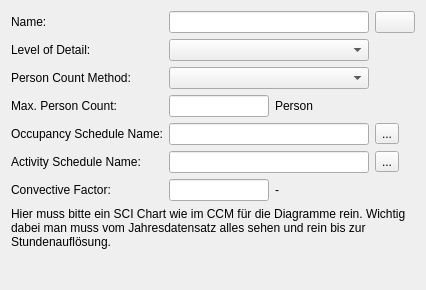
<?xml version="1.0" encoding="UTF-8"?>
<ui version="4.0">
 <class>SVDBInternalLoadsPersonEditWidget</class>
 <widget class="QWidget" name="SVDBInternalLoadsPersonEditWidget">
  <property name="sizePolicy">
   <sizepolicy hsizetype="Expanding" vsizetype="Preferred">
    <horstretch>0</horstretch>
    <verstretch>0</verstretch>
   </sizepolicy>
  </property>
  <property name="windowTitle">
   <string>Form</string>
  </property>
  <layout class="QGridLayout" name="gridLayout">
   <item row="4" column="4">
    <widget class="QToolButton" name="toolButtonSelectOccupancy">
     <property name="text">
      <string>...</string>
     </property>
    </widget>
   </item>
   <item row="5" column="4">
    <widget class="QToolButton" name="toolButtonSelectActivity">
     <property name="text">
      <string>...</string>
     </property>
    </widget>
   </item>
   <item row="3" column="1">
    <widget class="QtExt::ValidatingLineEdit" name="lineEditPersonCount">
     <property name="maximumSize">
      <size>
       <width>100</width>
       <height>16777215</height>
      </size>
     </property>
    </widget>
   </item>
   <item row="5" column="0">
    <widget class="QLabel" name="labelDisplayName_3">
     <property name="minimumSize">
      <size>
       <width>60</width>
       <height>0</height>
      </size>
     </property>
     <property name="text">
      <string>Activity Schedule Name:</string>
     </property>
    </widget>
   </item>
   <item row="1" column="1" colspan="3">
    <widget class="QComboBox" name="comboBoxCategory"/>
   </item>
   <item row="1" column="0">
    <widget class="QLabel" name="labelCategory">
     <property name="minimumSize">
      <size>
       <width>60</width>
       <height>0</height>
      </size>
     </property>
     <property name="text">
      <string>Level of Detail:</string>
     </property>
    </widget>
   </item>
   <item row="4" column="1" colspan="3">
    <widget class="QLineEdit" name="lineEditOccupancyScheduleName"/>
   </item>
   <item row="6" column="1">
    <widget class="QtExt::ValidatingLineEdit" name="lineEditConvectiveFactor">
     <property name="maximumSize">
      <size>
       <width>100</width>
       <height>16777215</height>
      </size>
     </property>
    </widget>
   </item>
   <item row="0" column="4">
    <widget class="QtExt::ColorButton" name="pushButtonPersonColor">
     <property name="sizePolicy">
      <sizepolicy hsizetype="Fixed" vsizetype="Fixed">
       <horstretch>0</horstretch>
       <verstretch>0</verstretch>
      </sizepolicy>
     </property>
    </widget>
   </item>
   <item row="6" column="2">
    <widget class="QLabel" name="labelConvectiveFactorUnit">
     <property name="text">
      <string>-</string>
     </property>
    </widget>
   </item>
   <item row="2" column="1" colspan="3">
    <widget class="QComboBox" name="comboBoxPersonMethod"/>
   </item>
   <item row="5" column="1" colspan="3">
    <widget class="QLineEdit" name="lineEditActivityScheduleName"/>
   </item>
   <item row="3" column="2">
    <widget class="QLabel" name="labelPersonCountUnit">
     <property name="text">
      <string>Person</string>
     </property>
    </widget>
   </item>
   <item row="3" column="0">
    <widget class="QLabel" name="labelPersonCount">
     <property name="text">
      <string>Max. Person Count:</string>
     </property>
    </widget>
   </item>
   <item row="4" column="0">
    <widget class="QLabel" name="labelDisplayName_2">
     <property name="minimumSize">
      <size>
       <width>60</width>
       <height>0</height>
      </size>
     </property>
     <property name="text">
      <string>Occupancy Schedule Name:</string>
     </property>
    </widget>
   </item>
   <item row="6" column="3">
    <spacer name="horizontalSpacer_2">
     <property name="orientation">
      <enum>Qt::Horizontal</enum>
     </property>
     <property name="sizeHint" stdset="0">
      <size>
       <width>50</width>
       <height>20</height>
      </size>
     </property>
    </spacer>
   </item>
   <item row="2" column="0">
    <widget class="QLabel" name="labelCategory_2">
     <property name="minimumSize">
      <size>
       <width>60</width>
       <height>0</height>
      </size>
     </property>
     <property name="text">
      <string>Person Count Method:</string>
     </property>
    </widget>
   </item>
   <item row="6" column="0">
    <widget class="QLabel" name="labelConvectiveFactor">
     <property name="text">
      <string>Convective Factor:</string>
     </property>
    </widget>
   </item>
   <item row="3" column="3">
    <spacer name="horizontalSpacer">
     <property name="orientation">
      <enum>Qt::Horizontal</enum>
     </property>
     <property name="sizeHint" stdset="0">
      <size>
       <width>50</width>
       <height>20</height>
      </size>
     </property>
    </spacer>
   </item>
   <item row="0" column="1" colspan="3">
    <widget class="QtExt::LanguageStringEditWidget1" name="lineEditName"/>
   </item>
   <item row="0" column="0">
    <widget class="QLabel" name="labelDisplayName">
     <property name="minimumSize">
      <size>
       <width>60</width>
       <height>0</height>
      </size>
     </property>
     <property name="text">
      <string>Name:</string>
     </property>
    </widget>
   </item>
   <item row="7" column="0" colspan="5">
    <widget class="QLabel" name="label">
     <property name="text">
      <string>Hier muss bitte ein SCI Chart wie im CCM für die Diagramme rein. Wichtig dabei man muss vom Jahresdatensatz alles sehen und rein bis zur Stundenauflösung.</string>
     </property>
     <property name="wordWrap">
      <bool>true</bool>
     </property>
    </widget>
   </item>
   <item row="8" column="0">
    <spacer name="verticalSpacer">
     <property name="orientation">
      <enum>Qt::Vertical</enum>
     </property>
     <property name="sizeHint" stdset="0">
      <size>
       <width>20</width>
       <height>30</height>
      </size>
     </property>
    </spacer>
   </item>
  </layout>
 </widget>
 <customwidgets>
  <customwidget>
   <class>QtExt::ValidatingLineEdit</class>
   <extends>QLineEdit</extends>
   <header location="global">QtExt_ValidatingLineEdit.h</header>
  </customwidget>
  <customwidget>
   <class>QtExt::ColorButton</class>
   <extends>QPushButton</extends>
   <header location="global">QtExt_ColorButton.h</header>
  </customwidget>
  <customwidget>
   <class>QtExt::LanguageStringEditWidget1</class>
   <extends>QLineEdit</extends>
   <header location="global">QtExt_LanguageStringEditWidget1.h</header>
  </customwidget>
 </customwidgets>
 <resources/>
 <connections/>
</ui>
